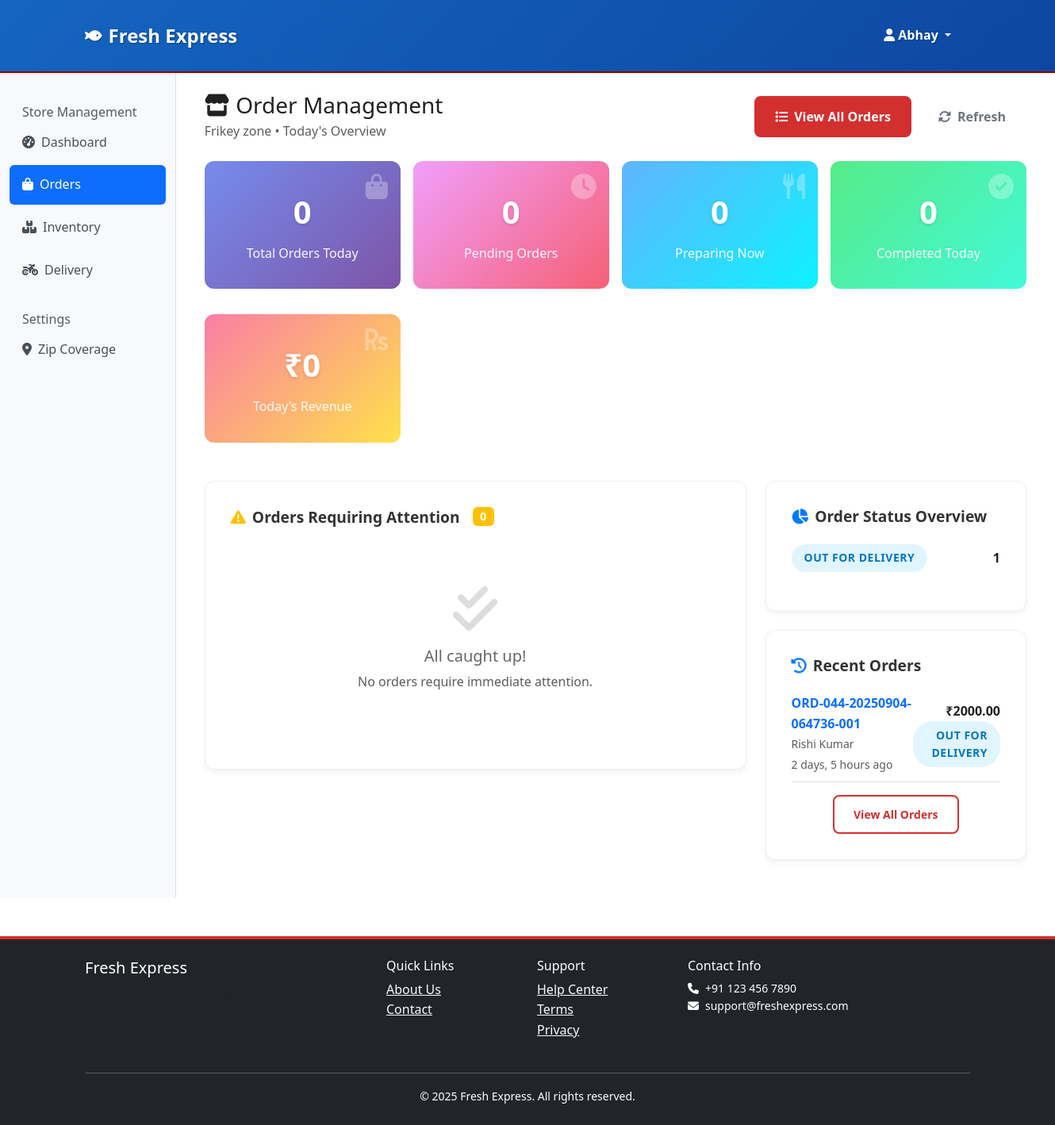
Page /stores/orders/dashboard/ (signed in) on the earlier database version.
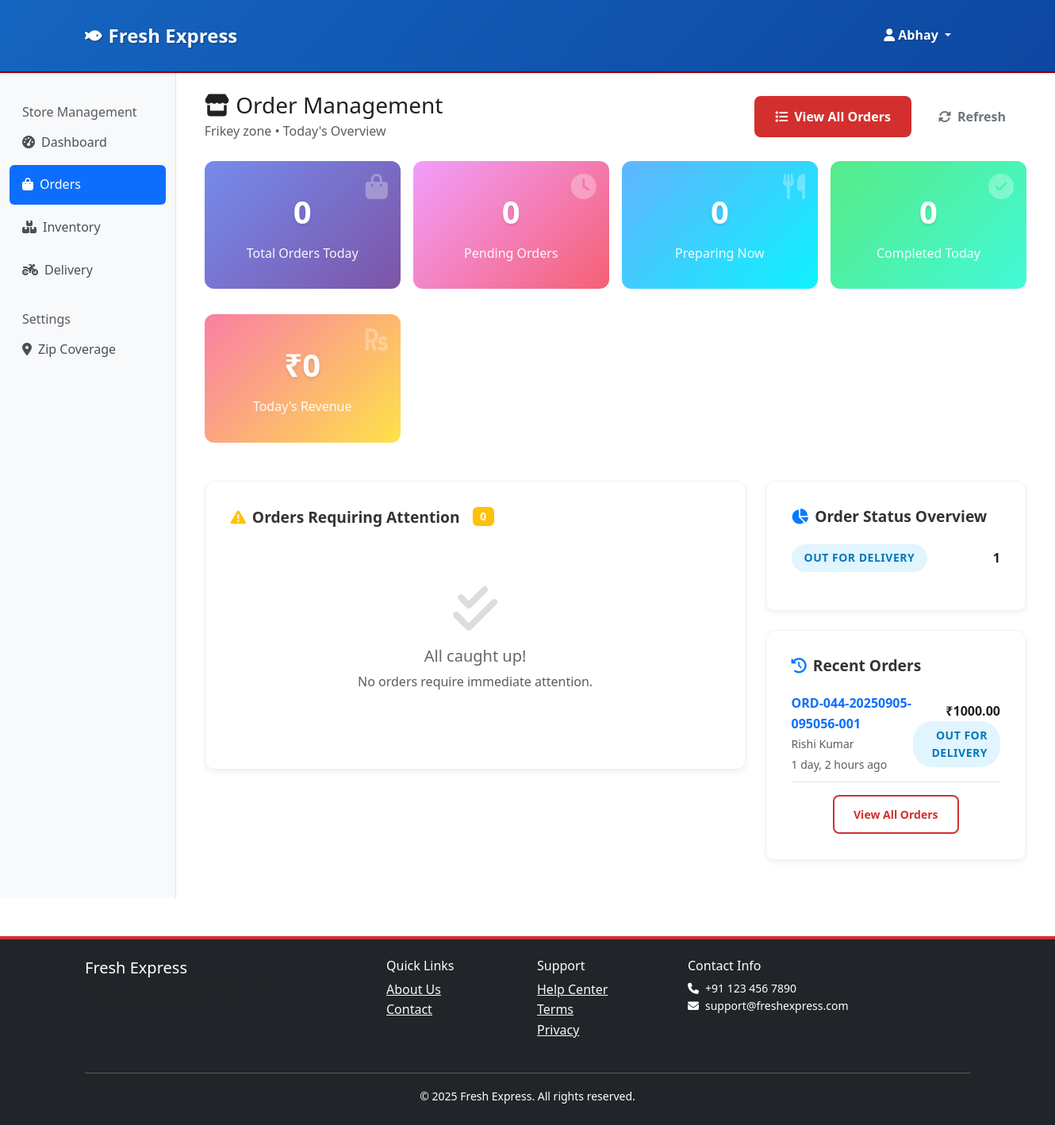
Same page on the later database version.
### orders/models.py (models this page shows, shortened)
class Order(TimeStampedModel):
    ORDER_STATUS = [
        ('placed', 'Placed'),
        ('confirmed', 'Confirmed'),
        ('preparing', 'Preparing'),
        ('packed', 'Packed'),
        ('ready_for_pickup', 'Ready for Pickup'),
        ('handed_to_delivery', 'Handed to Delivery Agent'),
        ('out_for_delivery', 'Out for Delivery'),
        ('delivered', 'Delivered'),
        ('cancelled', 'Cancelled'),
        ('refunded', 'Refunded'),
    ]
    PAYMENT_STATUS = [
        ('pending', 'Pending'),
        ('paid', 'Paid'),
        ('failed', 'Failed'),
        ('refunded', 'Refunded'),
    ]
    PAYMENT_METHODS = [
        ('cod', 'Cash on Delivery'),
        ('upi', 'UPI'),
        ('card', 'Credit/Debit Card'),
        ('wallet', 'Digital Wallet'),
    ]
    order_id = models.UUIDField(default=uuid.uuid4, unique=True, editable=False)
    order_number = models.CharField(max_length=20, unique=True, db_index=True)
    user = models.ForeignKey(User, on_delete=models.CASCADE, related_name='orders')
    store = models.ForeignKey(Store, on_delete=models.CASCADE, related_name='orders')
    delivery_address = models.ForeignKey(Address, on_delete=models.PROTECT, related_name='orders')
    delivery_slot = models.ForeignKey(DeliverySlot, on_delete=models.PROTECT, blank=True, null=True)
    status = models.CharField(max_length=20, choices=ORDER_STATUS, default='placed')
    payment_status = models.CharField(max_length=10, choices=PAYMENT_STATUS, default='pending')
    payment_method = models.CharField(max_length=10, choices=PAYMENT_METHODS, default='cod')
    subtotal = models.DecimalField(max_digits=10, decimal_places=2)
    delivery_fee = models.DecimalField(max_digits=6, decimal_places=2, default=Decimal('0.00'))
    tax_amount = models.DecimalField(max_digits=8, decimal_places=2, default=Decimal('0.00'))
    discount_amount = models.DecimalField(max_digits=8, decimal_places=2, default=Decimal('0.00'))
    total_amount = models.DecimalField(max_digits=10, decimal_places=2)
    estimated_delivery_time = models.DateTimeField(blank=True, null=True)
    actual_delivery_time = models.DateTimeField(blank=True, null=True)
    delivery_instructions = models.TextField(blank=True, null=True)
    handover_to_delivery_time = models.DateTimeField(blank=True, null=True)
    delivery_agent_confirmed = models.BooleanField(default=False)
    store_handover_confirmed = models.BooleanField(default=False)
    store_handover_time = models.DateTimeField(blank=True, null=True)
    customer_delivery_confirmed = models.BooleanField(default=False)
    customer_delivery_time = models.DateTimeField(blank=True, null=True)
    handover_verification_code = models.CharField(max_length=6, blank=True, null=True)
    delivery_confirmation_code = models.CharField(max_length=8, blank=True, null=True, help_text="Code for final delivery confirmation")
    handover_code = models.CharField(max_length=6, blank=True, null=True, help_text="6-digit alphanumeric code for store-to-delivery handover")
    payment_id = models.CharField(max_length=100, blank=True, null=True)
    payment_details = models.JSONField(default=dict, blank=True)
    customer_notes = models.TextField(blank=True, null=True)
    store_notes = models.TextField(blank=True, null=True)
    class Meta:
        ordering = ['-created_at']
        indexes = [
            models.Index(fields=['user', 'status']),
            models.Index(fields=['store', 'status']),
            models.Index(fields=['order_number']),
            models.Index(fields=['status', 'created_at']),
        ]

### accounts/models.py (models this page shows, shortened)
class User(AbstractUser):
    USER_TYPES = [
        ('customer', 'Customer'),
        ('store_owner', 'Store Owner'),
        ('delivery_agent', 'Delivery Agent'),
        ('admin', 'Admin'),
    ]
    user_type = models.CharField(max_length=20, choices=USER_TYPES, default='customer')
    phone_number = models.CharField(max_length=15, blank=True, null=True)
    email_verified = models.BooleanField(default=False)
    phone_verified = models.BooleanField(default=False)
    created_at = models.DateTimeField(auto_now_add=True)
    updated_at = models.DateTimeField(auto_now=True)

### stores/order_management_views.py (the view)
# urls.py: path('orders/dashboard/', StoreOrderDashboardView.as_view(), name='orders_dashboard'),
class StoreOrderDashboardView(StoreRequiredMixin, TemplateView):
    template_name = 'stores/orders/dashboard.html'
    def get_context_data(self, **kwargs):
        context = super().get_context_data(**kwargs)
        try:
            store = Store.objects.get(owner=self.request.user)
        except Store.DoesNotExist:
            messages.error(self.request, 'No store found for your account.')
            return context
        context['store'] = store
        today = timezone.now().date()
        today_orders = Order.objects.filter(store=store, created_at__date=today)
        context['today_stats'] = {
            'total_orders': today_orders.count(),
            'pending_orders': today_orders.filter(status__in=['placed', 'confirmed']).count(),
            'preparing_orders': today_orders.filter(status='preparing').count(),
            'ready_orders': today_orders.filter(status__in=['packed', 'ready_for_pickup']).count(),
            'completed_orders': today_orders.filter(status='delivered').count(),
            'revenue': today_orders.filter(status='delivered').aggregate(
                total=Sum('total_amount'))['total'] or 0
        }
        pending_orders = Order.objects.filter(
            store=store,
            status__in=['placed', 'confirmed', 'preparing']
        ).order_by('created_at')[:10]
        context['pending_orders'] = pending_orders
        status_counts = {}
        for status_code, status_name in Order.ORDER_STATUS:
            count = Order.objects.filter(store=store, status=status_code).count()
            status_counts[status_code] = {
                'name': status_name,
                'count': count
            }
        context['status_counts'] = status_counts
        recent_orders = Order.objects.filter(store=store).order_by('-created_at')[:5]
        context['recent_orders'] = recent_orders
        week_ago = timezone.now() - timedelta(days=7)
        context['weekly_analytics'] = OrderAnalyticsService.get_order_stats(
            store=store,
            date_from=week_ago.date()
        )
        return context

### accounts/models.py (called while the page is built)
    @classmethod
    def get_active_banners(cls, location=None):
        now = timezone.now()
        queryset = cls.objects.filter(
            is_active=True,
            valid_from__lte=now,
            valid_until__gte=now
        ).order_by('display_order', '-created_at')
        if location:
            queryset = queryset.filter(display_location=location)
        return queryset

### core/banner_context.py (called while the page is built)
def promotional_banners(request):
    return {
        'home_top_banners': PromotionalBanner.get_active_banners('home_top'),
        'home_middle_banners': PromotionalBanner.get_active_banners('home_middle'),
        'home_bottom_banners': PromotionalBanner.get_active_banners('home_bottom'),
        'loyalty_banners': PromotionalBanner.get_active_banners('loyalty_dashboard'),
        'checkout_banners': PromotionalBanner.get_active_banners('checkout'),
    }

### core/context_processors.py (called while the page is built, shortened)
def admin_context(request):
    context = {}
    return context

### templates/stores/orders/dashboard.html (shortened to what the changed rows need)
{% extends 'stores/base.html' %}
{% load static %}
{% block store_content %}
<div class="container-fluid py-4">
    <div class="d-flex justify-content-between align-items-center mb-4">
        <div>
            <h1 class="h3 mb-1">
                <i class="fas fa-store me-2"></i>Order Management
            </h1>
        </div>
    </div>
    <div class="row">
        <div class="col-lg-4">
            <div class="dashboard-card">
                <div class="status-overview">
                    {% for status_code, status_info in status_counts.items %}
                        {% if status_info.count > 0 %}
                        <div class="d-flex justify-content-between align-items-center mb-3">
                            <div>
                                <span class="status-badge status-{{ status_code }}">
                                    {{ status_info.name }}
                                </span>
                            </div>
                            <div>
                                <strong>{{ status_info.count }}</strong>
                            </div>
                        </div>
                        {% endif %}
                    {% endfor %}
                </div>
            </div>
            <div class="dashboard-card">
                {% for order in recent_orders %}
                <div class="d-flex justify-content-between align-items-center mb-3 pb-2 border-bottom">
                    <div>
                        <a href="{% url 'stores:order_detail' order.order_number %}" class="text-decoration-none">
                            <strong>{{ order.order_number }}</strong>
                        </a>
                        <br>
                        <small class="text-muted">
                            {{ order.user.get_full_name|default:order.user.email|truncatechars:25 }}
                        </small>
                        <br>
                        <small class="text-muted">{{ order.created_at|timesince }} ago</small>
                    </div>
                    <div class="text-end">
                        <div class="fw-bold">₹{{ order.total_amount }}</div>
                        <span class="status-badge status-{{ order.status }}">
                            {{ order.get_status_display }}
                        </span>
                    </div>
                </div>
                {% empty %}
                <div class="text-center py-3 text-muted">
                    <i class="fas fa-inbox fa-2x mb-2"></i>
                    <p class="mb-0">No recent orders</p>
                </div>
                {% endfor %}
            </div>
        </div>
    </div>
</div>
{% endblock %}

Differences in the rows shown:
removed Order: order_number "ORD-044-20250904-064736-001", user.get_full_name "Rishi Kumar", created_at "2 days, 5 hours", total_amount "2000.00", status "OUT FOR DELIVERY"
added Order: order_number "ORD-044-20250905-095056-001", user.get_full_name "Rishi Kumar", created_at "1 day, 2 hours", total_amount "1000.00", status "OUT FOR DELIVERY"
